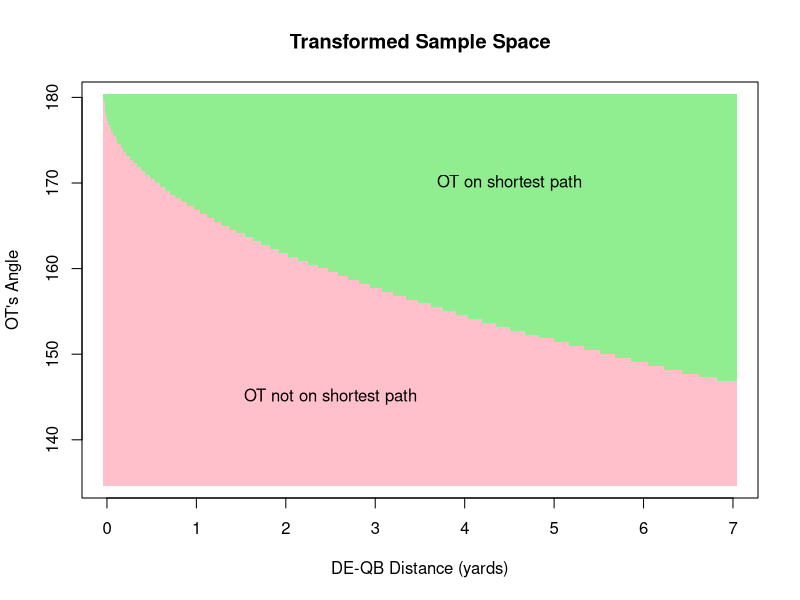

This chart was generated by the following R code:
## NOTE: Please set working directory to root of the repository folder structure ##

Transform.Values <- function(x) {1.025^x-1}

Compute.Isoceles <- function(angle, base) {
  theta <- (180-angle)/2
  h <- tan(theta * (pi/180)) * (base/2)
  side <- sqrt(h^2 + (base/2)^2)
  return(side)
}

x <- c()
y <- c()
values <- c()

for (i in seq(135,180, length.out=100)) {
  
  for (j in seq(0.001, 7, length.out=500)) {
    side <- Compute.Isoceles(angle=i, base=j)
    base <- j
  
    if (Transform.Values(base) >= Transform.Values(side)*2) {
      val <- "lightgreen"
    } else {
      val <- "pink"
    }
    
    x <- c(x, j)   
    y <- c(y, i)
    values <- c(values, val)
    
  }
}

png('images/sample_space.png', units='in', width=10, height=7, res=700)
plot(x, y, col=values, pch=15, xlab='DE-QB Distance (yards)', ylab="OT's Angle", main='Transformed Sample Space')
text(x=2.5, y=145, label='OT not on shortest path')
text(x=4.5, y=170, label='OT on shortest path')
dev.off()
